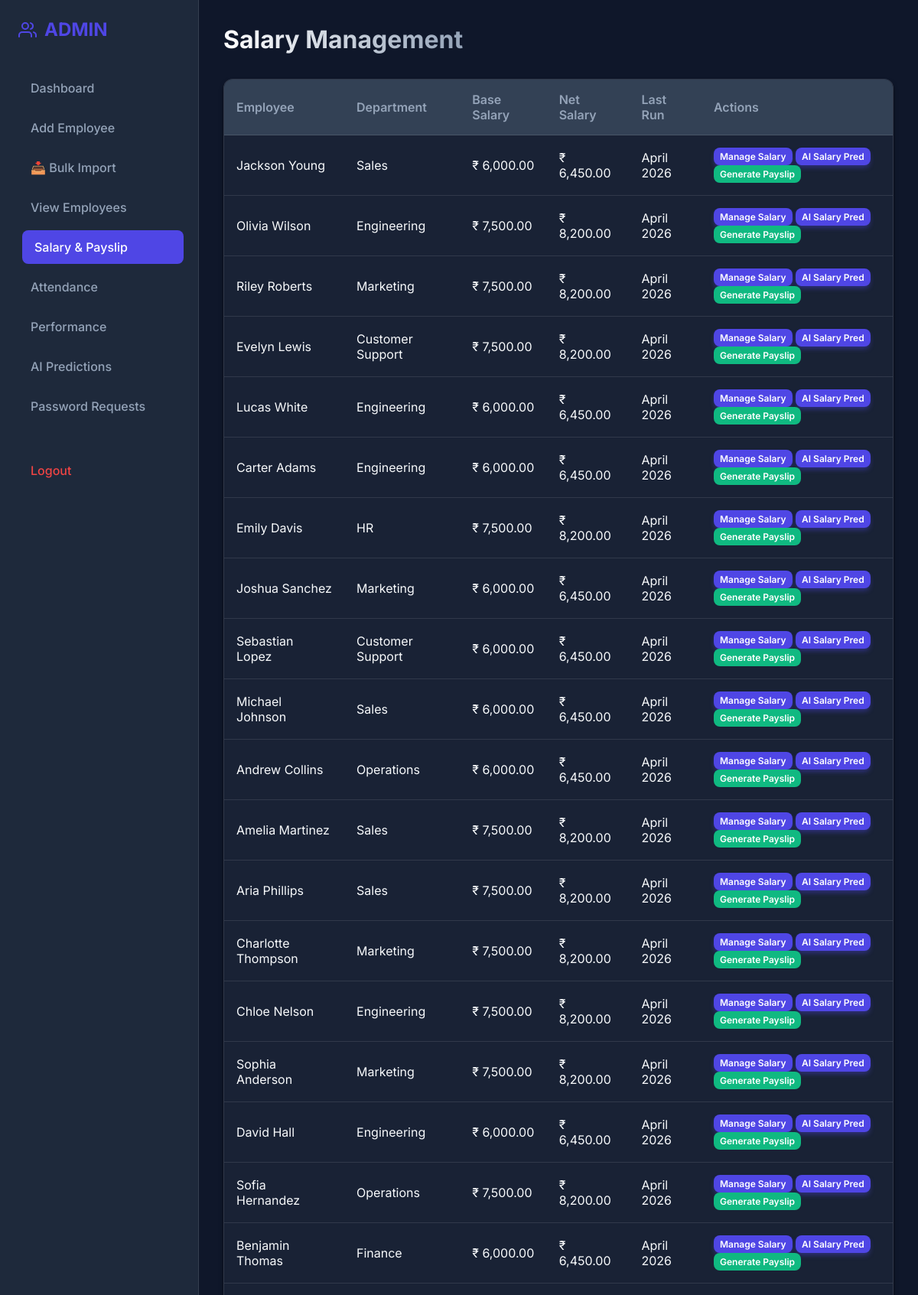
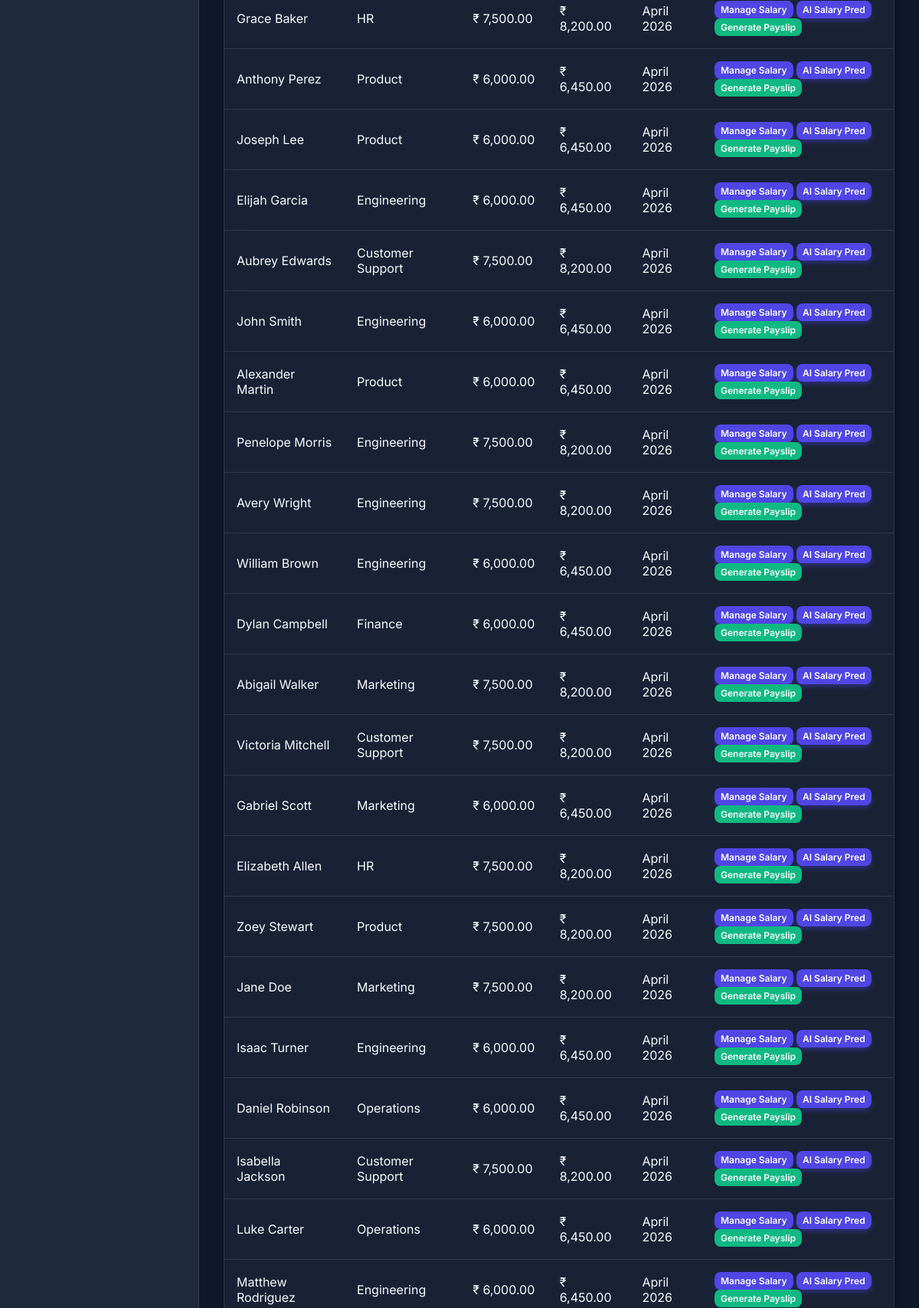
The page /admin/salary.php (signed in, upper part) on the database its author committed (2 pictures, top to bottom).
### tables this page shows
CREATE TABLE IF NOT EXISTS employees (
    id INT AUTO_INCREMENT PRIMARY KEY,
    employee_id VARCHAR(10) NOT NULL UNIQUE,
    first_name VARCHAR(50) NOT NULL,
    last_name VARCHAR(50) NOT NULL,
    email VARCHAR(100) NOT NULL UNIQUE,
    password VARCHAR(255) NOT NULL,
    department VARCHAR(50) NOT NULL,
    job_role VARCHAR(50) NOT NULL,
    date_joined DATE NOT NULL,
    status VARCHAR(255) NOT NULL,
    age INT,
    years_at_company DECIMAL(5, 2),
    job_satisfaction INT,
    has_left VARCHAR(10) NOT NULL,
    left_date DATE
);

### admin/salary.php (the view, shortened to what this page needs)
<?php
require '../php/db.php';
$query = "
    SELECT e.id, e.first_name, e.last_name, e.department, s.base_salary, s.net_salary, s.month, s.year, s.id as salary_id
    FROM employees e
    LEFT JOIN (
        SELECT s1.* FROM salary s1
        INNER JOIN (
            SELECT employee_id, MAX(id) as max_id
            FROM salary
            GROUP BY employee_id
        ) s2 ON s1.id = s2.max_id
    ) s ON e.id = s.employee_id
    ORDER BY e.date_joined DESC
";
$employees = $pdo->query($query)->fetchAll();
?>
<!DOCTYPE html>
<html lang="en">
<head>
    <link rel="stylesheet" href="../css/style.css">
</head>
<body>
    <div class="app-container">
        <?php include '../php/sidebar.php'; ?>
        <main class="main-content">
            <header>
                <h1 class="page-title">Salary Management</h1>
            </header>
            <div class="glass-panel table-container animate-fade-in delay-1">
                <table>
                    <thead>
                        <tr>
                            <th>Employee</th>
                            <th>Department</th>
                            <th>Base Salary</th>
                            <th>Net Salary</th>
                            <th>Last Run</th>
                            <th>Actions</th>
                        </tr>
                    </thead>
                    <tbody>
                        <?php foreach ($employees as $emp): ?>
                            <tr>
                                <td>
                                    <?= htmlspecialchars($emp['first_name'] . ' ' . $emp['last_name']) ?>
                                </td>
                                <td>
                                    <?= htmlspecialchars($emp['department']) ?>
                                </td>
                                <td>₹
                                    <?= number_format($emp['base_salary'] ?? 0, 2) ?>
                                </td>
                                <td>₹
                                    <?= number_format($emp['net_salary'] ?? 0, 2) ?>
                                </td>
                                <td>
                                    <?= htmlspecialchars(($emp['month'] ?? 'N/A') . ' ' . ($emp['year'] ?? '')) ?>
                                </td>
                                <td>
                                    <a href="../admin/add_salary.php?id=<?= $emp['id'] ?>" class="btn btn-primary"
                                        style="padding: 0.25rem 0.5rem; font-size: 0.75rem;">Manage Salary</a>
                                    <a href="../prediction/prediction.php?id=<?= $emp['id'] ?>" class="btn btn-primary"
                                        style="padding: 0.25rem 0.5rem; font-size: 0.75rem;">AI Salary Pred</a>
                                    <?php if ($emp['salary_id']): ?>
                                        <a href="../admin/payslip.php?id=<?= $emp['salary_id'] ?>" class="btn btn-success"
                                            style="padding: 0.25rem 0.5rem; font-size: 0.75rem;">Generate Payslip</a>
                                    <?php endif; ?>
                                </td>
                            </tr>
                        <?php endforeach; ?>
                    </tbody>
                </table>
            </div>
        </main>
    </div>
</body>
</html>

### css/style.css (style rules this page uses)
:root { --primary: #4F46E5; --primary-hover: #4338CA; --secondary: #10B981; --background: #0F172A; --surface: #1E293B; --surface-light: #334155; --text-main: #F8FAFC; --text-muted: #94A3B8; --danger: #EF4444; --warning: #F59E0B; --border: rgba(255, 255, 255, 0.1); --glass: rgba(30, 41, 59, 0.7); --shadow: 0 4px 6px -1px rgba(0, 0, 0, 0.5), 0 2px 4px -1px rgba(0, 0, 0, 0.3); }
* { margin: 0; padding: 0; box-sizing: border-box; font-family: 'Inter', sans-serif; }
body { background-color: var(--background); color: var(--text-main); min-height: 100vh; display: flex; flex-direction: column; }
.glass-panel { background: var(--glass); backdrop-filter: blur(12px); -webkit-backdrop-filter: blur(12px); border: 1px solid var(--border); border-radius: 12px; box-shadow: var(--shadow); }
.app-container { display: flex; min-height: 100vh; }
.main-content { flex: 1; padding: 2rem; overflow-y: auto; }
header { display: flex; justify-content: space-between; align-items: center; margin-bottom: 2rem; }
.page-title { font-size: 2rem; font-weight: 700; background: linear-gradient(to right, #fff, #94A3B8); -webkit-background-clip: text; -webkit-text-fill-color: transparent; }
.btn { display: inline-flex; align-items: center; justify-content: center; padding: 0.75rem 1.5rem; border-radius: 8px; font-weight: 600; cursor: pointer; transition: all 0.2s; border: none; text-decoration: none; gap: 8px; }
.btn-primary { background: var(--primary); color: white; box-shadow: 0 4px 6px -1px rgba(79, 70, 229, 0.4); }
.btn-success { background: var(--secondary); color: white; }
.table-container { width: 100%; overflow-x: auto; border-radius: 12px; }
table { width: 100%; border-collapse: collapse; }
th, td { padding: 1rem; text-align: left; border-bottom: 1px solid var(--border); }
th { background: var(--surface-light); font-weight: 600; color: var(--text-muted); }
.animate-fade-in { animation: fadeIn 0.4s ease forwards; }
.delay-1 { animation-delay: 0.1s; }

### rows shown on the page
employees: first_name+last_name "Jackson Young", department "Sales", base_salary "6,000.00", net_salary "6,450.00", year "April 2026"
employees: first_name+last_name "Olivia Wilson", department "Engineering", base_salary "7,500.00", net_salary "8,200.00", year "April 2026"
employees: first_name+last_name "Riley Roberts", department "Marketing", base_salary "7,500.00", net_salary "8,200.00", year "April 2026"
employees: first_name+last_name "Evelyn Lewis", department "Customer Support", base_salary "7,500.00", net_salary "8,200.00", year "April 2026"
employees: first_name+last_name "Lucas White", department "Engineering", base_salary "6,000.00", net_salary "6,450.00", year "April 2026"
employees: first_name+last_name "Carter Adams", department "Engineering", base_salary "6,000.00", net_salary "6,450.00", year "April 2026"
employees: first_name+last_name "Emily Davis", department "HR", base_salary "7,500.00", net_salary "8,200.00", year "April 2026"
employees: first_name+last_name "Joshua Sanchez", department "Marketing", base_salary "6,000.00", net_salary "6,450.00", year "April 2026"
employees: first_name+last_name "Sebastian Lopez", department "Customer Support", base_salary "6,000.00", net_salary "6,450.00", year "April 2026"
employees: first_name+last_name "Michael Johnson", department "Sales", base_salary "6,000.00", net_salary "6,450.00", year "April 2026"
employees: first_name+last_name "Andrew Collins", department "Operations", base_salary "6,000.00", net_salary "6,450.00", year "April 2026"
employees: first_name+last_name "Amelia Martinez", department "Sales", base_salary "7,500.00", net_salary "8,200.00", year "April 2026"
employees: first_name+last_name "Aria Phillips", department "Sales", base_salary "7,500.00", net_salary "8,200.00", year "April 2026"
employees: first_name+last_name "Charlotte Thompson", department "Marketing", base_salary "7,500.00", net_salary "8,200.00", year "April 2026"
employees: first_name+last_name "Chloe Nelson", department "Engineering", base_salary "7,500.00", net_salary "8,200.00", year "April 2026"
employees: first_name+last_name "Sophia Anderson", department "Marketing", base_salary "7,500.00", net_salary "8,200.00", year "April 2026"
employees: first_name+last_name "David Hall", department "Engineering", base_salary "6,000.00", net_salary "6,450.00", year "April 2026"
employees: first_name+last_name "Sofia Hernandez", department "Operations", base_salary "7,500.00", net_salary "8,200.00", year "April 2026"
employees: first_name+last_name "Benjamin Thomas", department "Finance", base_salary "6,000.00", net_salary "6,450.00", year "April 2026"
employees: first_name+last_name "Grace Baker", department "HR", base_salary "7,500.00", net_salary "8,200.00", year "April 2026"
employees: first_name+last_name "Anthony Perez", department "Product", base_salary "6,000.00", net_salary "6,450.00", year "April 2026"
employees: first_name+last_name "Joseph Lee", department "Product", base_salary "6,000.00", net_salary "6,450.00", year "April 2026"
employees: first_name+last_name "Elijah Garcia", department "Engineering", base_salary "6,000.00", net_salary "6,450.00", year "April 2026"
employees: first_name+last_name "Aubrey Edwards", department "Customer Support", base_salary "7,500.00", net_salary "8,200.00", year "April 2026"
employees: first_name+last_name "John Smith", department "Engineering", base_salary "6,000.00", net_salary "6,450.00", year "April 2026"
employees: first_name+last_name "Alexander Martin", department "Product", base_salary "6,000.00", net_salary "6,450.00", year "April 2026"
employees: first_name+last_name "Penelope Morris", department "Engineering", base_salary "7,500.00", net_salary "8,200.00", year "April 2026"
employees: first_name+last_name "Avery Wright", department "Engineering", base_salary "7,500.00", net_salary "8,200.00", year "April 2026"
employees: first_name+last_name "William Brown", department "Engineering", base_salary "6,000.00", net_salary "6,450.00", year "April 2026"
employees: first_name+last_name "Dylan Campbell", department "Finance", base_salary "6,000.00", net_salary "6,450.00", year "April 2026"
employees: first_name+last_name "Abigail Walker", department "Marketing", base_salary "7,500.00", net_salary "8,200.00", year "April 2026"
employees: first_name+last_name "Victoria Mitchell", department "Customer Support", base_salary "7,500.00", net_salary "8,200.00", year "April 2026"
employees: first_name+last_name "Gabriel Scott", department "Marketing", base_salary "6,000.00", net_salary "6,450.00", year "April 2026"
employees: first_name+last_name "Elizabeth Allen", department "HR", base_salary "7,500.00", net_salary "8,200.00", year "April 2026"
employees: first_name+last_name "Zoey Stewart", department "Product", base_salary "7,500.00", net_salary "8,200.00", year "April 2026"
employees: first_name+last_name "Jane Doe", department "Marketing", base_salary "7,500.00", net_salary "8,200.00", year "April 2026"
employees: first_name+last_name "Isaac Turner", department "Engineering", base_salary "6,000.00", net_salary "6,450.00", year "April 2026"
employees: first_name+last_name "Daniel Robinson", department "Operations", base_salary "6,000.00", net_salary "6,450.00", year "April 2026"
employees: first_name+last_name "Isabella Jackson", department "Customer Support", base_salary "7,500.00", net_salary "8,200.00", year "April 2026"
employees: first_name+last_name "Luke Carter", department "Operations", base_salary "6,000.00", net_salary "6,450.00", year "April 2026"
employees: first_name+last_name "Matthew Rodriguez", department "Engineering", base_salary "6,000.00", net_salary "6,450.00", year "April 2026"
